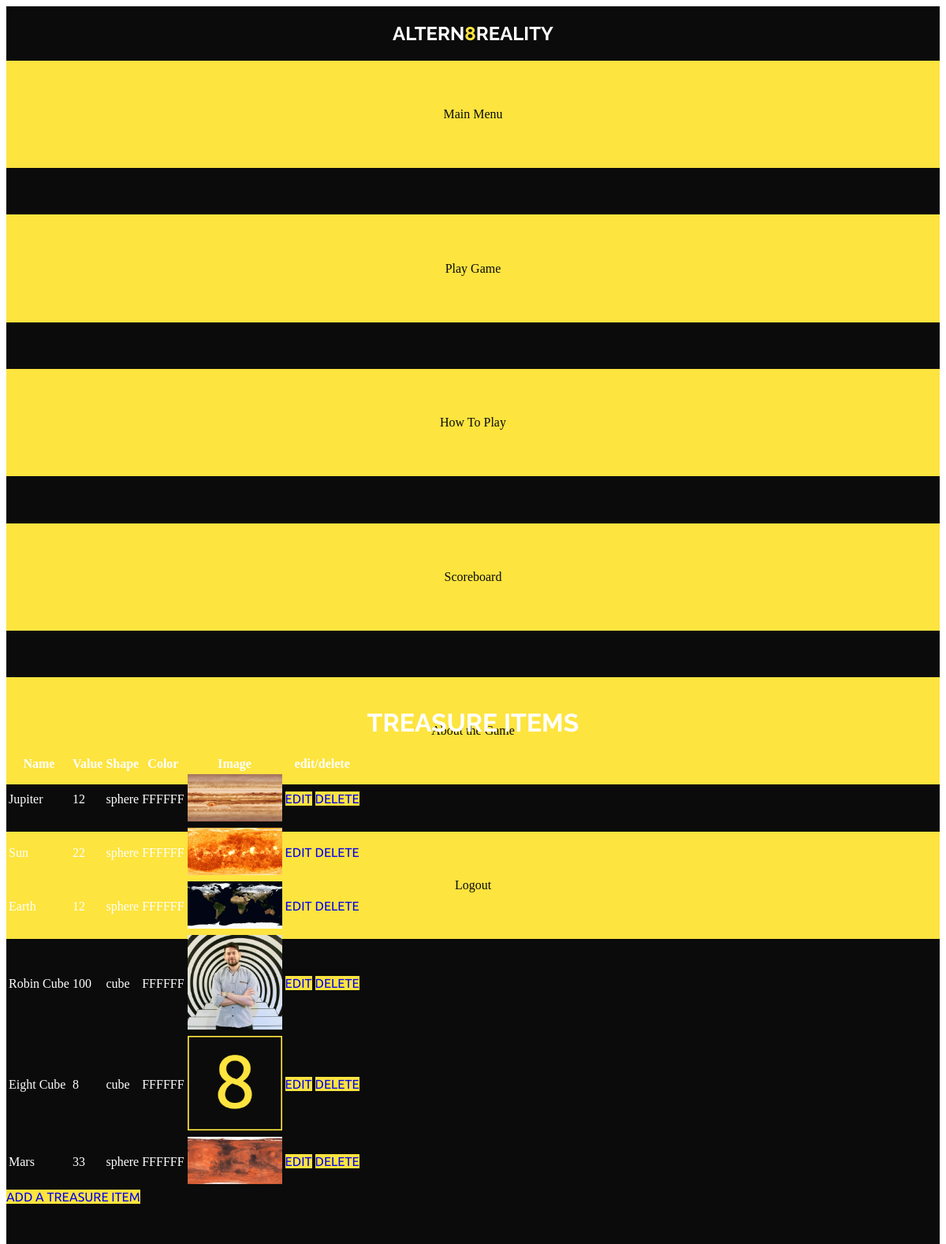
Screenshot of /admin/treasureitems.php with the database file from the repository.
### tables this page shows
CREATE TABLE `items` (
  `id` int(11) NOT NULL,
  `name` varchar(50) NOT NULL,
  `value` int(11) NOT NULL,
  `shape` varchar(30) NOT NULL,
  `color` varchar(30) NOT NULL,
  `image_path` varchar(50) NOT NULL
);

### admin/dbMysql.php (called while the page is built, shortened)
<?php
class database_con {
    public function selectitem() {
        $conn = mysqli_connect("127.0.0.1", "root", "", "altern8reality");
        $res = mysqli_query($conn, "SELECT * FROM items");
        return $res;
    }
}
?>

### admin/treasureitems.php (the view, shortened to what this page needs)
<?php
include_once('dbMysql.php');
$con = new database_con();
$table = "items";
$res=$con->selectitem($table);
?>
    <!DOCTYPE html>
    <html lang="en">
    <head>
        <link rel="stylesheet" href="https://code.jquery.com/mobile/1.4.5/jquery.mobile-1.4.5.min.css" />
        <link rel="stylesheet" href="../css/styles.css">
    </head>
    <body>
        <div data-role="page" class="content">
            <div data-role="header">
                <div class="headerThree">
                    <h2>ALTERN<span>8</span>REALITY</h2>
                </div>
            </div>
            <div data-role="panel" data-position="right" data-display="push" data-theme="none" id="myPanel">
                <div class="slideOut">
                    <a href="../options.php">Main Menu</a>
                    <a href="../game.php" rel="external">Play Game</a>
                    <a href="../howtoplay.php">How To Play</a>
                    <a href="../scoreboard.php">Scoreboard</a>
                    <a href="../about.php">About the Game</a>
                    <a href="../logout.php">Logout</a>
                </div>
            </div>
            <div data-role="main" class="ui-content" id="treasureTable">
                <h1>TREASURE ITEMS</h1>
                <table data-role="table" class="ui-responsive">
                    <thead>
                        <tr>
                            <th>Name</th>
                            <th>Value</th>
                            <th>Shape</th>
                            <th>Color</th>
                            <th>Image</th>
                            <th>edit/delete</th>
                        </tr>
                    </thead>
                    <?php
                     while($row=mysqli_fetch_row($res))
                     {
                    ?>
                        <tbody>
                            <tr>
                                <td>
                                    <?php echo $row[1]; ?>
                                </td>
                                <td>
                                    <?php echo $row[2]; ?>
                                </td>
                                <td>
                                    <?php echo $row[3]; ?>
                                </td>
                                <td>
                                    <?php echo $row[4]; ?>
                                </td>
                                <td>
                                    <img src="../images/<?php echo $row[5]; ?>" alt="Image of object wrap pic where available">
                                </td>
                                <td>
                                    <a href="javascript:edit_id(<?php echo $row[0]; ?>)" data-role="button" data-transition="flip" class="primaryBtn">EDIT</a>
                                    <a href="javascript:del_id(<?php echo $row[0]; ?>)" data-role="button" data-transition="flip" class="primaryBtn">DELETE</a>
                                </td>
                            </tr>
                            <?php
                             }
                             ?>
                        </tbody>
                </table>
                <a href="additem.php" rel="external" data-role="button" data-transition="flip" class="primaryBtn">ADD A TREASURE ITEM</a>
            </div>
        </div>
    </body>
    </html>

### css/styles.css (style rules this page uses)
html { height: 100% !important; }
body { height: 100% !important; }
h1, h2, h3 { font-family: 'Raleway', sans-serif !important; text-shadow: none !important; text-align: center; }
a { outline: none !important; }
span { color: #FDE43F; }
.content { height: 100% !important; background-color: #0B0B0B !important; color: #FFFFFF !important; }
.ui-content { background-color: #0B0B0B; height: 85vh; color: #FFFFFF; }
.headerOne, .headerTwo, .headerThree { background-color: #0B0B0B; color: #FFFFFF; display: flex; justify-content: center; }
.slideOut { height: 100vh; width: 100%; display: flex; flex-direction: column; text-align: center; background-color: #0B0B0B; color: #FFFFFF; outline: none; }
.slideOut a { text-shadow: none; text-decoration: none; outline: none; padding: 5%; background-color: #FDE43F; color: #0B0B0B; margin-bottom: 5%; }
#myPanel a { color: #0B0B0B; margin-bottom: 5%; }
.primaryBtn { background-color: #FDE43F !important; font-family: 'Ubuntu', sans-serif !important; text-decoration: none !important; text-shadow: none !important; outline: none !important; border: none !important; transition: all 0.3s ease-in-out 0s; }
span { color: #FDE43F; animation: glow 1.5s ease-in-out infinite alternate; }
#treasureTable img { width: 10vw; }

### rows the page displays
items: name "Jupiter", value "12", shape "sphere", color "FFFFFF", image_path (picture)
items: name "Sun", value "22", shape "sphere", color "FFFFFF", image_path (picture)
items: name "Earth", value "12", shape "sphere", color "FFFFFF", image_path (picture)
items: name "Robin Cube", value "100", shape "cube", color "FFFFFF", image_path (picture)
items: name "Eight Cube", value "8", shape "cube", color "FFFFFF", image_path (picture)
items: name "Mars", value "33", shape "sphere", color "FFFFFF", image_path (picture)
